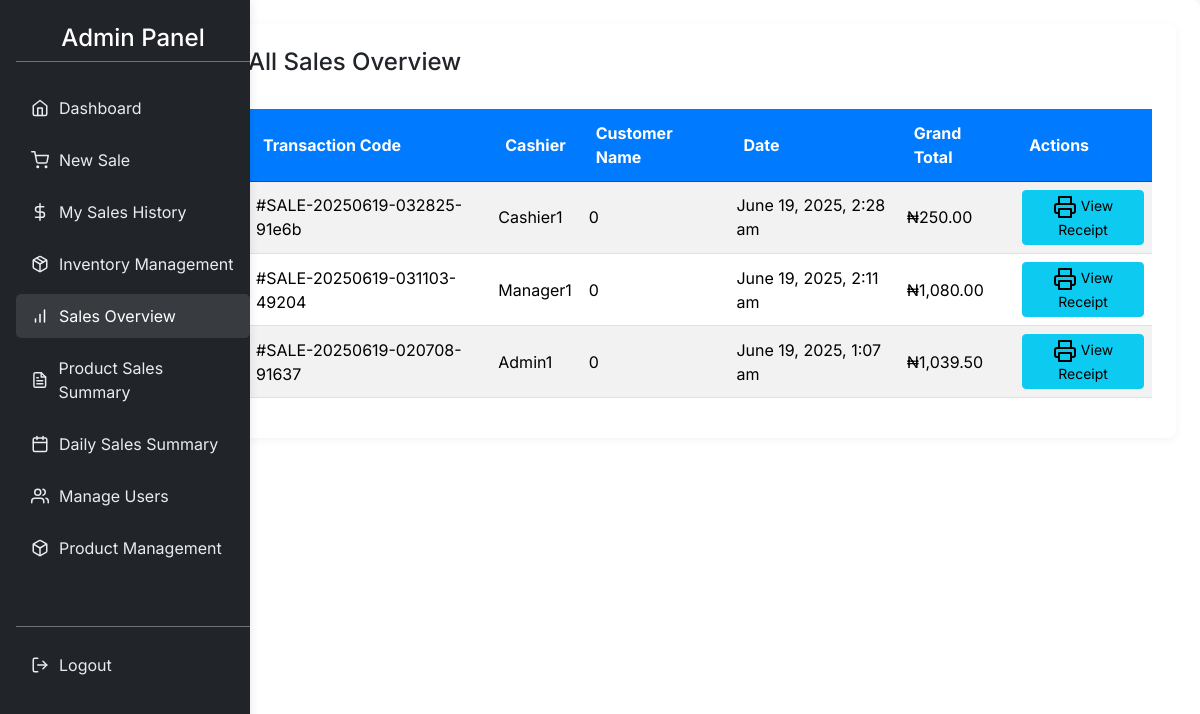
/sales_overview.php (signed in), run on the app's committed database.
### tables this page shows
CREATE TABLE `sales` (
  `sale_id` int(11) NOT NULL,
  `transaction_code` varchar(50) NOT NULL COMMENT 'Unique code for the transaction, e.g., SALE-YYMMDD-XXXX',
  `cashier_id` int(11) NOT NULL COMMENT 'Foreign key to the users table',
  `customer_name` varchar(255) DEFAULT NULL COMMENT 'Optional customer name',
  `sale_date` datetime DEFAULT current_timestamp() COMMENT 'Date and time the sale occurred',
  `subtotal` decimal(10,2) NOT NULL COMMENT 'Sum of all item prices * quantities before discount',
  `discount_percentage` decimal(5,2) DEFAULT 0.00 COMMENT 'Percentage discount applied to the sale',
  `discount_amount` decimal(10,2) DEFAULT 0.00 COMMENT 'Calculated discount amount',
  `grand_total` decimal(10,2) NOT NULL COMMENT 'Final amount after discount',
  `amount_paid` decimal(10,2) NOT NULL COMMENT 'Amount received from the customer',
  `change_amount` decimal(10,2) NOT NULL COMMENT 'Change given back to the customer',
  `payment_method` varchar(50) DEFAULT 'Cash' COMMENT 'e.g., Cash, Card, Mobile Money',
  `status` varchar(50) DEFAULT 'Completed' COMMENT 'e.g., Completed, Refunded, Pending',
  `created_at` timestamp NOT NULL DEFAULT current_timestamp(),
  `updated_at` timestamp NOT NULL DEFAULT current_timestamp() ON UPDATE current_timestamp()
);

CREATE TABLE `users` (
  `id` int(11) NOT NULL,
  `name` varchar(100) DEFAULT NULL,
  `username` varchar(100) DEFAULT NULL,
  `password_hash` varchar(255) NOT NULL,
  `role` enum('admin','manager','cashier') NOT NULL,
  `created_at` timestamp NOT NULL DEFAULT current_timestamp()
);

### sales_overview.php (the view, shortened to what this page needs)
<?php
require_once 'db_connect.php';
$roleTitle = ucfirst($_SESSION['role']);
$allSales = [];
try {
    $query = "SELECT
                s.sale_id,
                s.transaction_code,
                u.username AS cashier_username, -- Get username from users table
                s.customer_name,                -- Include customer name for overview
                s.sale_date,
                s.grand_total
              FROM
                sales s
              JOIN
                users u ON s.cashier_id = u.id
              ORDER BY
                s.sale_date DESC";
    if ($stmt = $conn->prepare($query)) {
        $stmt->execute();
        $result = $stmt->get_result();
        $allSales = $result->fetch_all(MYSQLI_ASSOC);
    } else {
        throw new mysqli_sql_exception("Failed to prepare sales overview query: " . $conn->error);
    }
} catch (mysqli_sql_exception $e) {
    error_log("Error fetching all sales overview: " . $e->getMessage());
    $error_message = "Could not retrieve sales overview. Please try again later.";
} finally {
    if (isset($conn) && $conn->ping()) {
        $conn->close();
    }
}
?>
<!DOCTYPE html>
<html lang="en">
<head>
    <link href="https://cdn.jsdelivr.net/npm/bootstrap@5.3.3/dist/css/bootstrap.min.css" rel="stylesheet">
</head>
<body>
<div class="container-fluid">
    <div class="row">
        <nav class="col-md-3 col-lg-2 d-md-block bg-dark text-white sidebar py-3">
            <h4 class="text-white ms-3 py-2 text-center border-bottom border-secondary mb-4">
                <?php echo htmlspecialchars($roleTitle); ?> Panel
            </h4>
            <ul class="nav flex-column ms-3">
                <li class="nav-item mb-2">
                    <a class="nav-link" href="my_dashboard.php">
                        <span data-feather="home"></span> Dashboard
                    </a>
                </li>
                <li class="nav-item mb-2">
                    <a class="nav-link" href="new_sale.php">
                        <span data-feather="shopping-cart"></span> New Sale
                    </a>
                </li>
                <li class="nav-item mb-2">
                    <a class="nav-link" href="my_sales_history.php">
                        <span data-feather="dollar-sign"></span> My Sales History
                    </a>
                </li>
                <?php if (in_array($_SESSION['role'], ['manager', 'admin'])) : ?>
                    <li class="nav-item mb-2">
                        <a class="nav-link" href="inventory_management.php">
                            <span data-feather="package"></span> Inventory Management
                        </a>
                    </li>
                    <li class="nav-item mb-2">
                        <a class="nav-link active" aria-current="page" href="sales_overview.php">
                            <span data-feather="bar-chart"></span> Sales Overview
                        </a>
                    </li>
                    <li class="nav-item mb-2">
                        <a class="nav-link" href="product_sales_summary.php">
                            <span data-feather="file-text"></span> Product Sales Summary
                        </a>
                    </li>
                    <li class="nav-item mb-2">
                        <a class="nav-link" href="daily_sales_summary.php">
                            <span data-feather="calendar"></span> Daily Sales Summary
                        </a>
                    </li>
                <?php endif; ?>
                <?php if ($_SESSION['role'] === 'admin') : ?>
                    <li class="nav-item mb-2">
                        <a class="nav-link" href="manage_users.php">
                            <span data-feather="users"></span> Manage Users
                        </a>
                    </li>
                    <li class="nav-item mb-2">
                        <a class="nav-link" href="product_management.php">
                            <span data-feather="box"></span> Product Management
                        </a>
                    </li>
                <?php endif; ?>
                <li class="nav-item mt-5 pt-3 border-top border-secondary">
                    <a class="nav-link text-danger" href="logout.php">
                        <span data-feather="log-out"></span> Logout
                    </a>
                </li>
            </ul>
        </nav>
        <main class="col-md-9 ms-sm-auto col-lg-10 px-md-4 py-4">
            <div class="card p-4">
                <div class="d-flex justify-content-between align-items-center mb-4">
                    <h2 class="h4">All Sales Overview</h2>
                </div>
                <?php if (empty($allSales)): ?>
                    <div class="alert alert-info text-center" role="alert">
                        No sales records found.
                    </div>
                <?php else: ?>
                    <div class="table-responsive">
                        <table class="table table-striped table-hover align-middle">
                            <thead>
                                <tr>
                                    <th>Transaction Code</th>
                                    <th>Cashier</th>
                                    <th>Customer Name</th>
                                    <th>Date</th>
                                    <th>Grand Total</th>
                                    <th>Actions</th>
                                </tr>
                            </thead>
                            <tbody>
                                <?php foreach ($allSales as $sale): ?>
                                    <tr>
                                        <td>#<?php echo htmlspecialchars($sale['transaction_code']); ?></td>
                                        <td><?php echo htmlspecialchars($sale['cashier_username']); ?></td>
                                        <td><?php echo htmlspecialchars($sale['customer_name'] ?? 'N/A'); ?></td>
                                        <td><?php echo date("F j, Y, g:i a", strtotime($sale['sale_date'])); ?></td>
                                        <td>₦<?php echo number_format($sale['grand_total'], 2); ?></td>
                                        <td>
                                            <a href="receipt.php?sale_id=<?php echo htmlspecialchars($sale['sale_id']); ?>" class="btn btn-info btn-sm" target="_blank">
                                                <span data-feather="printer"></span> View Receipt
                                            </a>
                                        </td>
                                    </tr>
                                <?php endforeach; ?>
                            </tbody>
                        </table>
                    </div>
                <?php endif; ?>
            </div>
        </main>
    </div>
</div>
</body>
</html>

### sales_overview.php (style rules this page uses)
body { font-family: 'Inter', sans-serif; background-color: #f8f9fa; color: #343a40; }
.sidebar { position: fixed; top: 0; bottom: 0; left: 0; z-index: 1000; padding: 48px 0 0; box-shadow: 0 0 10px rgba(0, 0, 0, 0.1); background-color: #212529 !important; width: 250px; overflow-y: auto; overflow-x: hidden; }
.sidebar .nav-link { color: #e9ecef !important; transition: background-color 0.2s ease, color 0.2s ease; padding: 10px 15px; border-radius: 5px; display: flex; align-items: center; }
.sidebar .nav-link svg { margin-right: 10px; width: 18px; height: 18px; stroke-width: 2; }
.sidebar .nav-link:hover, .sidebar .nav-link.active { background-color: rgba(255, 255, 255, 0.1); color: #fff !important; }
main { margin-left: 250px; background-color: #fff; padding: 30px !important; border-radius: 8px; box-shadow: 0 4px 15px rgba(0, 0, 0, 0.05); min-height: 100vh; }
.card { border: none; border-radius: 8px; box-shadow: 0 2px 10px rgba(0, 0, 0, 0.05); margin-bottom: 25px; }
.table thead th { background-color: #007bff; color: #fff; border-color: #0056b3; padding: 12px 15px; vertical-align: middle; }

### data on the page
sales: transaction_code "SALE-20250619-032825-91e6b", cashier.username "Cashier1", customer_name "0", sale_date "June 19, 2025, 2:28 am", grand_total "250.00"
sales: transaction_code "SALE-20250619-031103-49204", cashier.username "Manager1", customer_name "0", sale_date "June 19, 2025, 2:11 am", grand_total "1,080.00"
sales: transaction_code "SALE-20250619-020708-91637", cashier.username "Admin1", customer_name "0", sale_date "June 19, 2025, 1:07 am", grand_total "1,039.50"

### other printed values
$roleTitle "Admin"
